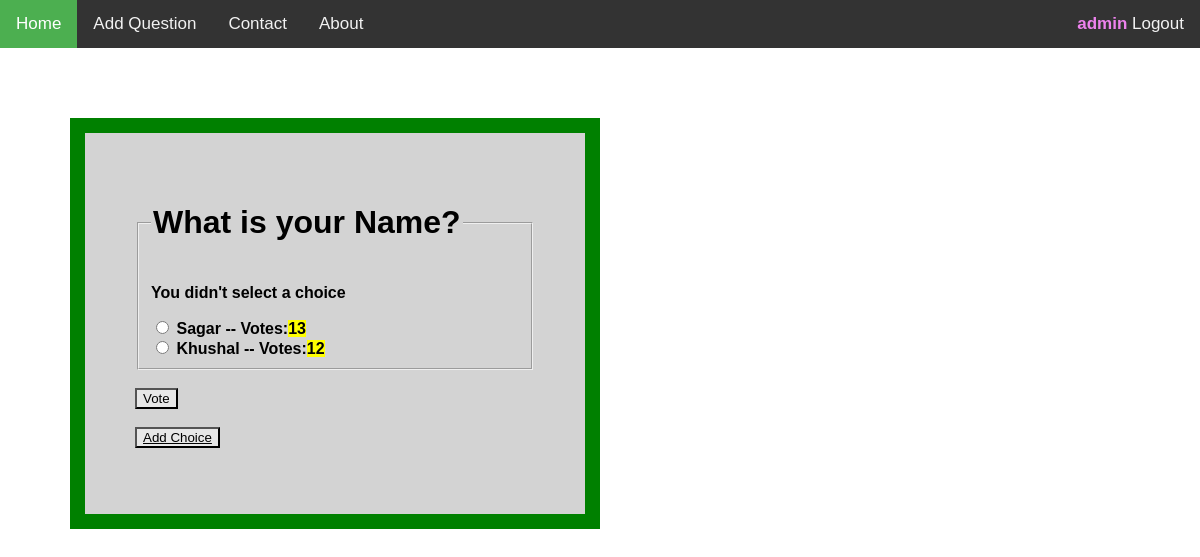
The page /polls/1/votes/ (signed in) on the database its author committed.
### polls/models.py (models this page shows, shortened)
class Question(models.Model):
	question_text = models.CharField(max_length=200)
	pub_date = models.DateTimeField("date published")
	author = models.ForeignKey(User, on_delete=models.CASCADE)

class Choice(models.Model):
	question=models.ForeignKey(Question, on_delete=models.CASCADE)
	choice_text = models.CharField(max_length=200)
	votes=models.IntegerField(default=0)

### polls/views.py (the view)
# urls.py: path("<int:question_id>/votes/", views.vote, name="vote"),
def vote(request, question_id):
	question_detail = get_object_or_404(Question, pk=question_id)
	try:
		ch=question_detail.choice_set.get(pk=request.POST['choice'])
	except (KeyError, Choice.DoesNotExist):
		return render(request, "polls/detail.html", {"question":question_detail,
			"error_messages":"You didn't select a choice"})
	else:
		ch.votes+=1
		ch.save()
		return HttpResponseRedirect(reverse("detail", args=(question_detail.id, )))

### polls/templates/polls/detail.html (shortened to what this page needs)
{% extends "polls/base.html" %}
{% block content %}
	<form action="{% url 'vote' question.id %}" method="post">
		<fieldset>
		{% if error_messages %}
		<p><strong>{{ error_messages }}</strong></p>
		{% endif %}
		<legend><h1>{{ question.question_text }}</h1></legend>
		{% for ch in question.choice_set.all %}
		   <input type="radio" name="choice" id="choice{{ forloop.counter }}" value="{{ ch.id }}">
		   <label for="choice{{ forloop.counter }}"><strong>{{ ch.choice_text }} -- Votes:<mark style="background-color: yellow;color: black;">{{ ch.votes }}</mark></strong></label><br>
		{% endfor %}
		</fieldset>
		<br>
		<input type="submit" value="Vote" style="background-color: #e7e7e7; color: black;"><br>
		<br>
		<button style="background-color: #e7e7e7; color: black;"><a href="{% url 'add_choice' question.id %}" style="color:black;">Add Choice</a></button>
	</form>
{% endblock %}

### polls/templates/polls/base.html (shortened to what this page needs)
<html>
    <head>
    </head>
    <body>
        <div class="topnav">
            <a class="active" href="{% url 'index' %}">Home</a>
            <a href="{% url 'add_question' %}">Add Question</a>
            <a href="">Contact</a>
            <a href="">About</a>
            <div class="topnav-right">
                {% if user.is_authenticated %}
                    <a href="{% url 'accounts:logout' %}" >
                        <strong style="color: violet;">{{ user.username}}</strong> Logout</a>
                {% else %}
                    <a href="{% url 'accounts:register' %}" >Register</a>
                    <a href="{% url 'accounts:login' %}" >Login</a>
                {% endif %}
            </div>
        </div>
        <div class="center">
            {% block content %}
            {% endblock %}
        </div>
    </body>
</html>

### polls/templates/polls/base.html (style rules this page uses)
body { margin: 0; font-family: Arial, Helvetica, sans-serif; }
.topnav { overflow: hidden; background-color: #333; }
.topnav a { float: left; color: #f2f2f2; text-align: center; padding: 14px 16px; text-decoration: none; font-size: 17px; }
.topnav a.active { background-color: #4CAF50; color: white; }
.center { background-color: lightgrey; width: 400px; border: 15px solid green; padding: 50px; margin: 70px; align: center; }
.topnav-right { float: right; }

### rows shown on the page
Question: question_text "What is your Name?"
Choice: choice_text "Sagar", votes "13"
Choice: choice_text "Khushal", votes "12"

### other values the page prints
{{ user.username }} "admin"
{{ error_messages }} "You didn't select a choice"
